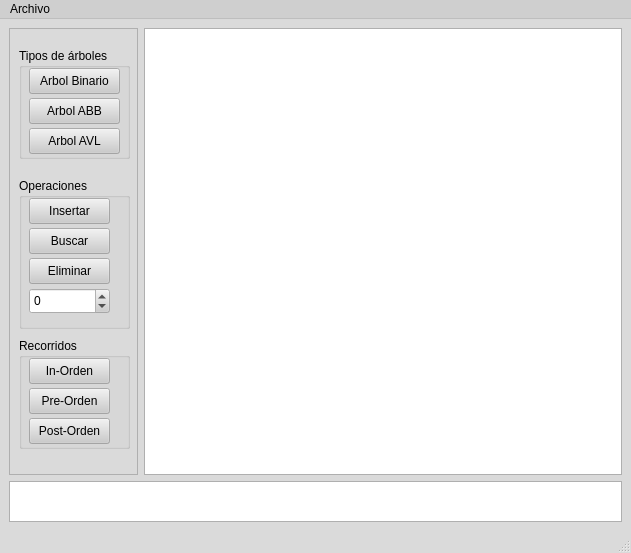
<?xml version="1.0" encoding="UTF-8"?>
<ui version="4.0">
 <class>VentanaPrincipal</class>
 <widget class="QMainWindow" name="VentanaPrincipal">
  <property name="windowModality">
   <enum>Qt::WindowModality::ApplicationModal</enum>
  </property>
  <property name="geometry">
   <rect>
    <x>0</x>
    <y>0</y>
    <width>631</width>
    <height>553</height>
   </rect>
  </property>
  <property name="palette">
   <palette>
    <active>
     <colorrole role="WindowText">
      <brush brushstyle="SolidPattern">
       <color alpha="255">
        <red>0</red>
        <green>0</green>
        <blue>0</blue>
       </color>
      </brush>
     </colorrole>
     <colorrole role="Button">
      <brush brushstyle="SolidPattern">
       <color alpha="179">
        <red>203</red>
        <green>203</green>
        <blue>203</blue>
       </color>
      </brush>
     </colorrole>
     <colorrole role="Light">
      <brush brushstyle="SolidPattern">
       <color alpha="179">
        <red>255</red>
        <green>255</green>
        <blue>255</blue>
       </color>
      </brush>
     </colorrole>
     <colorrole role="Midlight">
      <brush brushstyle="SolidPattern">
       <color alpha="179">
        <red>229</red>
        <green>229</green>
        <blue>229</blue>
       </color>
      </brush>
     </colorrole>
     <colorrole role="Dark">
      <brush brushstyle="SolidPattern">
       <color alpha="179">
        <red>101</red>
        <green>101</green>
        <blue>101</blue>
       </color>
      </brush>
     </colorrole>
     <colorrole role="Mid">
      <brush brushstyle="SolidPattern">
       <color alpha="179">
        <red>135</red>
        <green>135</green>
        <blue>135</blue>
       </color>
      </brush>
     </colorrole>
     <colorrole role="Text">
      <brush brushstyle="SolidPattern">
       <color alpha="255">
        <red>0</red>
        <green>0</green>
        <blue>0</blue>
       </color>
      </brush>
     </colorrole>
     <colorrole role="BrightText">
      <brush brushstyle="SolidPattern">
       <color alpha="255">
        <red>255</red>
        <green>255</green>
        <blue>255</blue>
       </color>
      </brush>
     </colorrole>
     <colorrole role="ButtonText">
      <brush brushstyle="SolidPattern">
       <color alpha="255">
        <red>0</red>
        <green>0</green>
        <blue>0</blue>
       </color>
      </brush>
     </colorrole>
     <colorrole role="Base">
      <brush brushstyle="SolidPattern">
       <color alpha="255">
        <red>255</red>
        <green>255</green>
        <blue>255</blue>
       </color>
      </brush>
     </colorrole>
     <colorrole role="Window">
      <brush brushstyle="SolidPattern">
       <color alpha="179">
        <red>203</red>
        <green>203</green>
        <blue>203</blue>
       </color>
      </brush>
     </colorrole>
     <colorrole role="Shadow">
      <brush brushstyle="SolidPattern">
       <color alpha="255">
        <red>0</red>
        <green>0</green>
        <blue>0</blue>
       </color>
      </brush>
     </colorrole>
     <colorrole role="AlternateBase">
      <brush brushstyle="SolidPattern">
       <color alpha="217">
        <red>229</red>
        <green>229</green>
        <blue>229</blue>
       </color>
      </brush>
     </colorrole>
     <colorrole role="ToolTipBase">
      <brush brushstyle="SolidPattern">
       <color alpha="255">
        <red>255</red>
        <green>255</green>
        <blue>220</blue>
       </color>
      </brush>
     </colorrole>
     <colorrole role="ToolTipText">
      <brush brushstyle="SolidPattern">
       <color alpha="255">
        <red>0</red>
        <green>0</green>
        <blue>0</blue>
       </color>
      </brush>
     </colorrole>
     <colorrole role="PlaceholderText">
      <brush brushstyle="SolidPattern">
       <color alpha="127">
        <red>0</red>
        <green>0</green>
        <blue>0</blue>
       </color>
      </brush>
     </colorrole>
     <colorrole role="Accent">
      <brush brushstyle="SolidPattern">
       <color alpha="255">
        <red>255</red>
        <green>255</green>
        <blue>255</blue>
       </color>
      </brush>
     </colorrole>
    </active>
    <inactive>
     <colorrole role="WindowText">
      <brush brushstyle="SolidPattern">
       <color alpha="255">
        <red>0</red>
        <green>0</green>
        <blue>0</blue>
       </color>
      </brush>
     </colorrole>
     <colorrole role="Button">
      <brush brushstyle="SolidPattern">
       <color alpha="179">
        <red>203</red>
        <green>203</green>
        <blue>203</blue>
       </color>
      </brush>
     </colorrole>
     <colorrole role="Light">
      <brush brushstyle="SolidPattern">
       <color alpha="179">
        <red>255</red>
        <green>255</green>
        <blue>255</blue>
       </color>
      </brush>
     </colorrole>
     <colorrole role="Midlight">
      <brush brushstyle="SolidPattern">
       <color alpha="179">
        <red>229</red>
        <green>229</green>
        <blue>229</blue>
       </color>
      </brush>
     </colorrole>
     <colorrole role="Dark">
      <brush brushstyle="SolidPattern">
       <color alpha="179">
        <red>101</red>
        <green>101</green>
        <blue>101</blue>
       </color>
      </brush>
     </colorrole>
     <colorrole role="Mid">
      <brush brushstyle="SolidPattern">
       <color alpha="179">
        <red>135</red>
        <green>135</green>
        <blue>135</blue>
       </color>
      </brush>
     </colorrole>
     <colorrole role="Text">
      <brush brushstyle="SolidPattern">
       <color alpha="255">
        <red>0</red>
        <green>0</green>
        <blue>0</blue>
       </color>
      </brush>
     </colorrole>
     <colorrole role="BrightText">
      <brush brushstyle="SolidPattern">
       <color alpha="255">
        <red>255</red>
        <green>255</green>
        <blue>255</blue>
       </color>
      </brush>
     </colorrole>
     <colorrole role="ButtonText">
      <brush brushstyle="SolidPattern">
       <color alpha="255">
        <red>0</red>
        <green>0</green>
        <blue>0</blue>
       </color>
      </brush>
     </colorrole>
     <colorrole role="Base">
      <brush brushstyle="SolidPattern">
       <color alpha="255">
        <red>255</red>
        <green>255</green>
        <blue>255</blue>
       </color>
      </brush>
     </colorrole>
     <colorrole role="Window">
      <brush brushstyle="SolidPattern">
       <color alpha="179">
        <red>203</red>
        <green>203</green>
        <blue>203</blue>
       </color>
      </brush>
     </colorrole>
     <colorrole role="Shadow">
      <brush brushstyle="SolidPattern">
       <color alpha="255">
        <red>0</red>
        <green>0</green>
        <blue>0</blue>
       </color>
      </brush>
     </colorrole>
     <colorrole role="AlternateBase">
      <brush brushstyle="SolidPattern">
       <color alpha="217">
        <red>229</red>
        <green>229</green>
        <blue>229</blue>
       </color>
      </brush>
     </colorrole>
     <colorrole role="ToolTipBase">
      <brush brushstyle="SolidPattern">
       <color alpha="255">
        <red>255</red>
        <green>255</green>
        <blue>220</blue>
       </color>
      </brush>
     </colorrole>
     <colorrole role="ToolTipText">
      <brush brushstyle="SolidPattern">
       <color alpha="255">
        <red>0</red>
        <green>0</green>
        <blue>0</blue>
       </color>
      </brush>
     </colorrole>
     <colorrole role="PlaceholderText">
      <brush brushstyle="SolidPattern">
       <color alpha="127">
        <red>0</red>
        <green>0</green>
        <blue>0</blue>
       </color>
      </brush>
     </colorrole>
     <colorrole role="Accent">
      <brush brushstyle="SolidPattern">
       <color alpha="255">
        <red>255</red>
        <green>255</green>
        <blue>255</blue>
       </color>
      </brush>
     </colorrole>
    </inactive>
    <disabled>
     <colorrole role="WindowText">
      <brush brushstyle="SolidPattern">
       <color alpha="179">
        <red>101</red>
        <green>101</green>
        <blue>101</blue>
       </color>
      </brush>
     </colorrole>
     <colorrole role="Button">
      <brush brushstyle="SolidPattern">
       <color alpha="179">
        <red>203</red>
        <green>203</green>
        <blue>203</blue>
       </color>
      </brush>
     </colorrole>
     <colorrole role="Light">
      <brush brushstyle="SolidPattern">
       <color alpha="179">
        <red>255</red>
        <green>255</green>
        <blue>255</blue>
       </color>
      </brush>
     </colorrole>
     <colorrole role="Midlight">
      <brush brushstyle="SolidPattern">
       <color alpha="179">
        <red>229</red>
        <green>229</green>
        <blue>229</blue>
       </color>
      </brush>
     </colorrole>
     <colorrole role="Dark">
      <brush brushstyle="SolidPattern">
       <color alpha="179">
        <red>101</red>
        <green>101</green>
        <blue>101</blue>
       </color>
      </brush>
     </colorrole>
     <colorrole role="Mid">
      <brush brushstyle="SolidPattern">
       <color alpha="179">
        <red>135</red>
        <green>135</green>
        <blue>135</blue>
       </color>
      </brush>
     </colorrole>
     <colorrole role="Text">
      <brush brushstyle="SolidPattern">
       <color alpha="179">
        <red>101</red>
        <green>101</green>
        <blue>101</blue>
       </color>
      </brush>
     </colorrole>
     <colorrole role="BrightText">
      <brush brushstyle="SolidPattern">
       <color alpha="255">
        <red>255</red>
        <green>255</green>
        <blue>255</blue>
       </color>
      </brush>
     </colorrole>
     <colorrole role="ButtonText">
      <brush brushstyle="SolidPattern">
       <color alpha="179">
        <red>101</red>
        <green>101</green>
        <blue>101</blue>
       </color>
      </brush>
     </colorrole>
     <colorrole role="Base">
      <brush brushstyle="SolidPattern">
       <color alpha="179">
        <red>203</red>
        <green>203</green>
        <blue>203</blue>
       </color>
      </brush>
     </colorrole>
     <colorrole role="Window">
      <brush brushstyle="SolidPattern">
       <color alpha="179">
        <red>203</red>
        <green>203</green>
        <blue>203</blue>
       </color>
      </brush>
     </colorrole>
     <colorrole role="Shadow">
      <brush brushstyle="SolidPattern">
       <color alpha="255">
        <red>0</red>
        <green>0</green>
        <blue>0</blue>
       </color>
      </brush>
     </colorrole>
     <colorrole role="AlternateBase">
      <brush brushstyle="SolidPattern">
       <color alpha="179">
        <red>203</red>
        <green>203</green>
        <blue>203</blue>
       </color>
      </brush>
     </colorrole>
     <colorrole role="ToolTipBase">
      <brush brushstyle="SolidPattern">
       <color alpha="255">
        <red>255</red>
        <green>255</green>
        <blue>220</blue>
       </color>
      </brush>
     </colorrole>
     <colorrole role="ToolTipText">
      <brush brushstyle="SolidPattern">
       <color alpha="255">
        <red>0</red>
        <green>0</green>
        <blue>0</blue>
       </color>
      </brush>
     </colorrole>
     <colorrole role="PlaceholderText">
      <brush brushstyle="SolidPattern">
       <color alpha="89">
        <red>101</red>
        <green>101</green>
        <blue>101</blue>
       </color>
      </brush>
     </colorrole>
     <colorrole role="Accent">
      <brush brushstyle="SolidPattern">
       <color alpha="179">
        <red>255</red>
        <green>255</green>
        <blue>255</blue>
       </color>
      </brush>
     </colorrole>
    </disabled>
   </palette>
  </property>
  <property name="cursor">
   <cursorShape>ArrowCursor</cursorShape>
  </property>
  <property name="windowTitle">
   <string>MainWindow</string>
  </property>
  <widget class="QWidget" name="centralwidget">
   <layout class="QGridLayout" name="gridLayout">
    <item row="0" column="1">
     <widget class="QGraphicsView" name="lienzo_arbol"/>
    </item>
    <item row="1" column="0" colspan="2">
     <widget class="QTextBrowser" name="p_recorridos">
      <property name="maximumSize">
       <size>
        <width>16777215</width>
        <height>41</height>
       </size>
      </property>
     </widget>
    </item>
    <item row="0" column="0">
     <widget class="QFrame" name="frame">
      <property name="minimumSize">
       <size>
        <width>129</width>
        <height>434</height>
       </size>
      </property>
      <property name="font">
       <font>
        <bold>false</bold>
       </font>
      </property>
      <property name="frameShape">
       <enum>QFrame::Shape::StyledPanel</enum>
      </property>
      <property name="frameShadow">
       <enum>QFrame::Shadow::Raised</enum>
      </property>
      <widget class="QGroupBox" name="groupBox">
       <property name="geometry">
        <rect>
         <x>10</x>
         <y>20</y>
         <width>111</width>
         <height>111</height>
        </rect>
       </property>
       <property name="palette">
        <palette>
         <active>
          <colorrole role="Text">
           <brush brushstyle="SolidPattern">
            <color alpha="255">
             <red>0</red>
             <green>0</green>
             <blue>0</blue>
            </color>
           </brush>
          </colorrole>
         </active>
         <inactive>
          <colorrole role="Text">
           <brush brushstyle="SolidPattern">
            <color alpha="255">
             <red>0</red>
             <green>0</green>
             <blue>0</blue>
            </color>
           </brush>
          </colorrole>
         </inactive>
         <disabled/>
        </palette>
       </property>
       <property name="title">
        <string>Tipos de árboles</string>
       </property>
       <property name="flat">
        <bool>false</bool>
       </property>
       <property name="checkable">
        <bool>false</bool>
       </property>
       <widget class="QPushButton" name="BTarbol_abb">
        <property name="geometry">
         <rect>
          <x>10</x>
          <y>50</y>
          <width>91</width>
          <height>26</height>
         </rect>
        </property>
        <property name="text">
         <string>Arbol ABB</string>
        </property>
       </widget>
       <widget class="QPushButton" name="BTarbol_avl">
        <property name="geometry">
         <rect>
          <x>10</x>
          <y>80</y>
          <width>91</width>
          <height>26</height>
         </rect>
        </property>
        <property name="text">
         <string>Arbol AVL</string>
        </property>
       </widget>
       <widget class="QPushButton" name="BTarbol_bin">
        <property name="geometry">
         <rect>
          <x>10</x>
          <y>20</y>
          <width>91</width>
          <height>26</height>
         </rect>
        </property>
        <property name="text">
         <string>Arbol Binario</string>
        </property>
       </widget>
      </widget>
      <widget class="QGroupBox" name="groupBox_2">
       <property name="geometry">
        <rect>
         <x>10</x>
         <y>150</y>
         <width>111</width>
         <height>151</height>
        </rect>
       </property>
       <property name="title">
        <string>Operaciones</string>
       </property>
       <widget class="QPushButton" name="bt_insertar">
        <property name="geometry">
         <rect>
          <x>10</x>
          <y>20</y>
          <width>81</width>
          <height>26</height>
         </rect>
        </property>
        <property name="text">
         <string>Insertar</string>
        </property>
       </widget>
       <widget class="QPushButton" name="bt_buscar">
        <property name="geometry">
         <rect>
          <x>10</x>
          <y>50</y>
          <width>81</width>
          <height>26</height>
         </rect>
        </property>
        <property name="text">
         <string>Buscar</string>
        </property>
       </widget>
       <widget class="QPushButton" name="bt_eliminar">
        <property name="geometry">
         <rect>
          <x>10</x>
          <y>80</y>
          <width>81</width>
          <height>26</height>
         </rect>
        </property>
        <property name="text">
         <string>Eliminar</string>
        </property>
       </widget>
       <widget class="QSpinBox" name="entrada_nodo">
        <property name="geometry">
         <rect>
          <x>10</x>
          <y>110</y>
          <width>81</width>
          <height>26</height>
         </rect>
        </property>
        <property name="minimum">
         <number>-999</number>
        </property>
        <property name="maximum">
         <number>999</number>
        </property>
       </widget>
      </widget>
      <widget class="QGroupBox" name="groupBox_3">
       <property name="geometry">
        <rect>
         <x>10</x>
         <y>310</y>
         <width>111</width>
         <height>111</height>
        </rect>
       </property>
       <property name="title">
        <string>Recorridos</string>
       </property>
       <widget class="QPushButton" name="bt_ino">
        <property name="geometry">
         <rect>
          <x>10</x>
          <y>20</y>
          <width>81</width>
          <height>26</height>
         </rect>
        </property>
        <property name="text">
         <string>In-Orden</string>
        </property>
       </widget>
       <widget class="QPushButton" name="bt_preo">
        <property name="geometry">
         <rect>
          <x>10</x>
          <y>50</y>
          <width>81</width>
          <height>26</height>
         </rect>
        </property>
        <property name="text">
         <string>Pre-Orden</string>
        </property>
       </widget>
       <widget class="QPushButton" name="bt_posto">
        <property name="geometry">
         <rect>
          <x>10</x>
          <y>80</y>
          <width>81</width>
          <height>26</height>
         </rect>
        </property>
        <property name="text">
         <string>Post-Orden</string>
        </property>
       </widget>
      </widget>
     </widget>
    </item>
   </layout>
  </widget>
  <widget class="QMenuBar" name="menubar">
   <property name="geometry">
    <rect>
     <x>0</x>
     <y>0</y>
     <width>631</width>
     <height>33</height>
    </rect>
   </property>
   <widget class="QMenu" name="menuArchivo">
    <property name="title">
     <string>Archivo</string>
    </property>
    <addaction name="accion_guardar"/>
    <addaction name="accion_cargar"/>
   </widget>
   <addaction name="menuArchivo"/>
  </widget>
  <widget class="QStatusBar" name="statusbar"/>
  <action name="accion_guardar">
   <property name="text">
    <string>Guardar</string>
   </property>
  </action>
  <action name="accion_cargar">
   <property name="text">
    <string>Cargar</string>
   </property>
  </action>
 </widget>
 <resources/>
 <connections/>
</ui>
